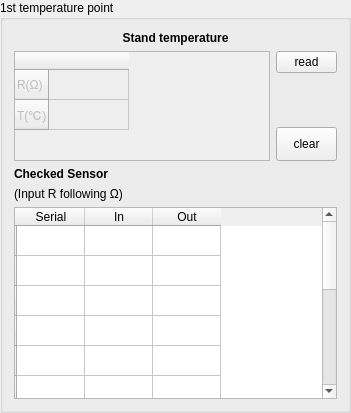
       <widget class="QGroupBox" name="groupBox">
        <property name="title">
         <string>1st temperature point</string>
        </property>
        <layout class="QVBoxLayout" name="verticalLayout">
         <item>
          <widget class="QLabel" name="label_2">
           <property name="text">
            <string>&lt;html&gt;&lt;head/&gt;&lt;body&gt;&lt;p align=&quot;center&quot;&gt;&lt;span style=&quot; font-weight:600;&quot;&gt;Stand temperature&lt;/span&gt;&lt;/p&gt;&lt;/body&gt;&lt;/html&gt;</string>
           </property>
          </widget>
         </item>
         <item>
          <layout class="QGridLayout" name="gridLayout_2">
           <item row="0" column="0" rowspan="3">
            <widget class="QTableWidget" name="tbl_std_1">
             <property name="enabled">
              <bool>false</bool>
             </property>
             <property name="sizePolicy">
              <sizepolicy hsizetype="Preferred" vsizetype="Preferred">
               <horstretch>0</horstretch>
               <verstretch>0</verstretch>
              </sizepolicy>
             </property>
             <property name="maximumSize">
              <size>
               <width>16777215</width>
               <height>110</height>
              </size>
             </property>
             <attribute name="horizontalHeaderCascadingSectionResizes">
              <bool>true</bool>
             </attribute>
             <attribute name="horizontalHeaderDefaultSectionSize">
              <number>80</number>
             </attribute>
             <attribute name="horizontalHeaderMinimumSectionSize">
              <number>10</number>
             </attribute>
             <attribute name="verticalHeaderCascadingSectionResizes">
              <bool>true</bool>
             </attribute>
             <attribute name="verticalHeaderMinimumSectionSize">
              <number>10</number>
             </attribute>
             <row>
              <property name="text">
               <string>R(Ω)</string>
              </property>
             </row>
             <row>
              <property name="text">
               <string>T(℃)</string>
              </property>
             </row>
             <column>
              <property name="text">
               <string/>
              </property>
             </column>
             <item row="0" column="0">
              <property name="text">
               <string/>
              </property>
              <property name="flags">
               <set>ItemIsSelectable|ItemIsDragEnabled|ItemIsUserCheckable</set>
              </property>
             </item>
             <item row="1" column="0">
              <property name="text">
               <string/>
              </property>
              <property name="flags">
               <set>ItemIsSelectable|ItemIsDragEnabled|ItemIsUserCheckable</set>
              </property>
             </item>
            </widget>
           </item>
           <item row="0" column="1">
            <widget class="QPushButton" name="btn_read_1">
             <property name="enabled">
              <bool>true</bool>
             </property>
             <property name="minimumSize">
              <size>
               <width>61</width>
               <height>0</height>
              </size>
             </property>
             <property name="maximumSize">
              <size>
               <width>61</width>
               <height>16777215</height>
              </size>
             </property>
             <property name="text">
              <string>read</string>
             </property>
            </widget>
           </item>
           <item row="1" column="1">
            <spacer name="verticalSpacer">
             <property name="orientation">
              <enum>Qt::Vertical</enum>
             </property>
             <property name="sizeType">
              <enum>QSizePolicy::Preferred</enum>
             </property>
             <property name="sizeHint" stdset="0">
              <size>
               <width>13</width>
               <height>13</height>
              </size>
             </property>
            </spacer>
           </item>
           <item row="2" column="1">
            <widget class="QPushButton" name="btn_clear_1">
             <property name="enabled">
              <bool>true</bool>
             </property>
             <property name="sizePolicy">
              <sizepolicy hsizetype="Preferred" vsizetype="Preferred">
               <horstretch>0</horstretch>
               <verstretch>0</verstretch>
              </sizepolicy>
             </property>
             <property name="minimumSize">
              <size>
               <width>61</width>
               <height>34</height>
              </size>
             </property>
             <property name="maximumSize">
              <size>
               <width>61</width>
               <height>34</height>
              </size>
             </property>
             <property name="text">
              <string>clear</string>
             </property>
            </widget>
           </item>
          </layout>
         </item>
         <item>
          <layout class="QVBoxLayout" name="verticalLayout_2">
           <item>
            <widget class="QLabel" name="label_3">
             <property name="text">
              <string>&lt;html&gt;&lt;head/&gt;&lt;body&gt;&lt;p&gt;&lt;span style=&quot; font-weight:600;&quot;&gt;Checked Sensor&lt;/span&gt;&lt;/p&gt;&lt;/body&gt;&lt;/html&gt;</string>
             </property>
            </widget>
           </item>
           <item>
            <widget class="QLabel" name="label_4">
             <property name="text">
              <string>&lt;html&gt;&lt;head/&gt;&lt;body&gt;&lt;p&gt;(Input R following Ω)&lt;/p&gt;&lt;/body&gt;&lt;/html&gt;</string>
             </property>
            </widget>
           </item>
           <item>
            <widget class="QTableWidget" name="tbl_in_1">
             <property name="enabled">
              <bool>true</bool>
             </property>
             <attribute name="horizontalHeaderCascadingSectionResizes">
              <bool>true</bool>
             </attribute>
             <attribute name="horizontalHeaderDefaultSectionSize">
              <number>68</number>
             </attribute>
             <attribute name="horizontalHeaderMinimumSectionSize">
              <number>10</number>
             </attribute>
             <attribute name="verticalHeaderCascadingSectionResizes">
              <bool>true</bool>
             </attribute>
             <attribute name="verticalHeaderMinimumSectionSize">
              <number>10</number>
             </attribute>
             <row>
              <property name="text">
               <string/>
              </property>
             </row>
             <row>
              <property name="text">
               <string/>
              </property>
             </row>
             <row>
              <property name="text">
               <string/>
              </property>
             </row>
             <row>
              <property name="text">
               <string/>
              </property>
             </row>
             <row>
              <property name="text">
               <string/>
              </property>
             </row>
             <row>
              <property name="text">
               <string/>
              </property>
             </row>
             <row>
              <property name="text">
               <string/>
              </property>
             </row>
             <row>
              <property name="text">
               <string/>
              </property>
             </row>
             <row>
              <property name="text">
               <string/>
              </property>
             </row>
             <row>
              <property name="text">
               <string/>
              </property>
             </row>
             <row>
              <property name="text">
               <string/>
              </property>
             </row>
             <row>
              <property name="text">
               <string/>
              </property>
             </row>
             <column>
              <property name="text">
               <string>Serial</string>
              </property>
             </column>
             <column>
              <property name="text">
               <string>In</string>
              </property>
             </column>
             <column>
              <property name="text">
               <string>Out</string>
              </property>
             </column>
             <item row="0" column="0">
              <property name="text">
               <string/>
              </property>
             </item>
             <item row="0" column="1">
              <property name="text">
               <string/>
              </property>
             </item>
             <item row="0" column="2">
              <property name="text">
               <string/>
              </property>
             </item>
             <item row="1" column="0">
              <property name="text">
               <string/>
              </property>
             </item>
             <item row="1" column="1">
              <property name="text">
               <string/>
              </property>
             </item>
             <item row="1" column="2">
              <property name="text">
               <string/>
              </property>
             </item>
             <item row="2" column="0">
              <property name="text">
               <string/>
              </property>
             </item>
             <item row="2" column="1">
              <property name="text">
               <string/>
              </property>
             </item>
             <item row="2" column="2">
              <property name="text">
               <string/>
              </property>
             </item>
             <item row="3" column="0">
              <property name="text">
               <string/>
              </property>
             </item>
             <item row="3" column="1">
              <property name="text">
               <string/>
              </property>
             </item>
             <item row="3" column="2">
              <property name="text">
               <string/>
              </property>
             </item>
             <item row="4" column="0">
              <property name="text">
               <string/>
              </property>
             </item>
             <item row="4" column="1">
              <property name="text">
               <string/>
              </property>
             </item>
             <item row="4" column="2">
              <property name="text">
               <string/>
              </property>
             </item>
             <item row="5" column="0">
              <property name="text">
               <string/>
              </property>
             </item>
             <item row="5" column="1">
              <property name="text">
               <string/>
              </property>
             </item>
             <item row="5" column="2">
              <property name="text">
               <string/>
              </property>
             </item>
             <item row="6" column="0">
              <property name="text">
               <string/>
              </property>
             </item>
             <item row="6" column="1">
              <property name="text">
               <string/>
              </property>
             </item>
             <item row="6" column="2">
              <property name="text">
               <string/>
              </property>
             </item>
             <item row="7" column="0">
              <property name="text">
               <string/>
              </property>
             </item>
             <item row="7" column="1">
              <property name="text">
               <string/>
              </property>
             </item>
             <item row="7" column="2">
              <property name="text">
               <string/>
              </property>
             </item>
             <item row="8" column="0">
              <property name="text">
               <string/>
              </property>
             </item>
             <item row="8" column="1">
              <property name="text">
               <string/>
              </property>
             </item>
             <item row="8" column="2">
              <property name="text">
               <string/>
              </property>
             </item>
             <item row="9" column="0">
              <property name="text">
               <string/>
              </property>
             </item>
             <item row="9" column="1">
              <property name="text">
               <string/>
              </property>
             </item>
             <item row="9" column="2">
              <property name="text">
               <string/>
              </property>
             </item>
             <item row="10" column="0">
              <property name="text">
               <string/>
              </property>
             </item>
             <item row="10" column="1">
              <property name="text">
               <string/>
              </property>
             </item>
             <item row="10" column="2">
              <property name="text">
               <string/>
              </property>
             </item>
             <item row="11" column="0">
              <property name="text">
               <string/>
              </property>
             </item>
             <item row="11" column="1">
              <property name="text">
               <string/>
              </property>
             </item>
             <item row="11" column="2">
              <property name="text">
               <string/>
              </property>
             </item>
            </widget>
           </item>
          </layout>
         </item>
        </layout>
       </widget>
